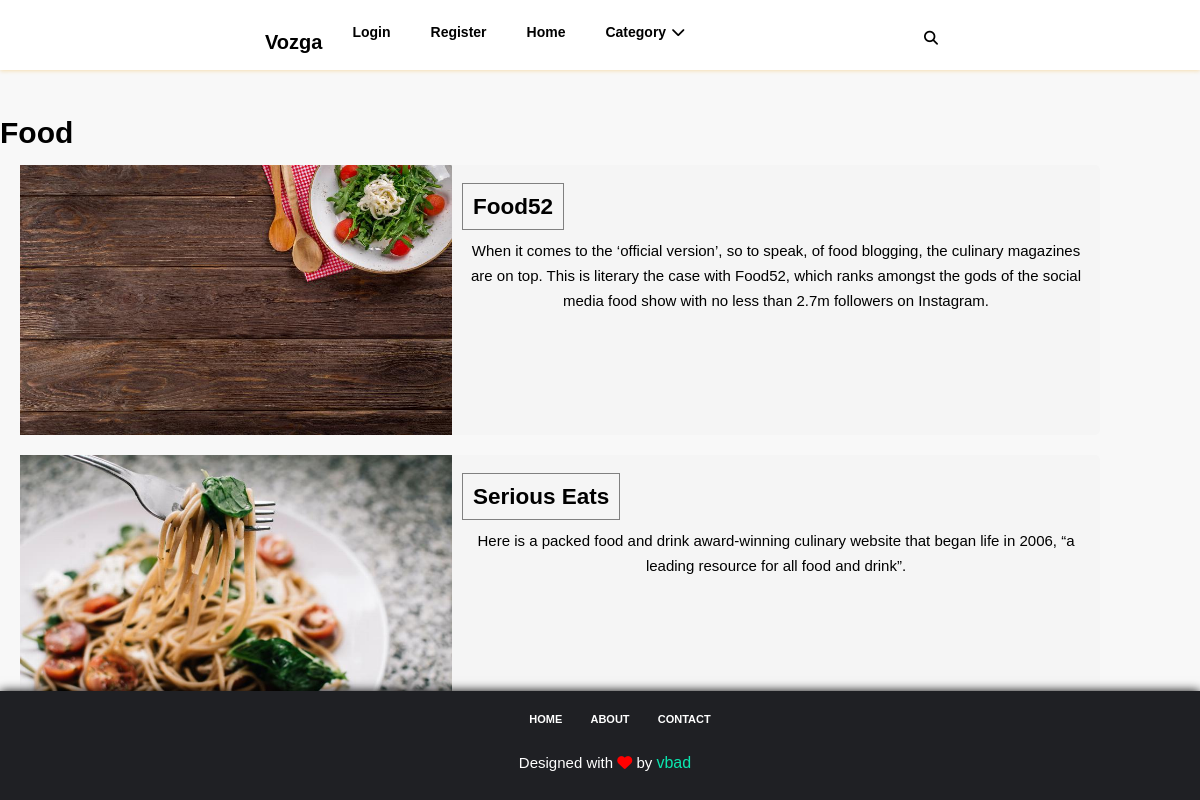
The page /category.php?category=Food on the database its author committed.
### tables this page shows
CREATE TABLE `posts` (
  `p_id` int(11) NOT NULL,
  `title` varchar(255) NOT NULL,
  `description` text NOT NULL,
  `category` varchar(255) NOT NULL,
  `image` varchar(255) NOT NULL,
  `user_id` int(20) NOT NULL,
  `likes` int(11) NOT NULL
);

### category.php (the view, shortened to what this page needs)
<?php
    require_once "includes/header.php";
    require_once "includes/database.php";
    if(isset($_GET['category']))
    {
        $category=$_GET['category'];
    }
?>
<div class='category-content clear'>
<div class='main_content'>
    <h1 class="posts"><?php echo $category;?></h1>
    <?php
        $sql="SELECT * FROM posts WHERE category='$category'";
        $result=mysqli_query($con,$sql);
        $i=0;
        if(mysqli_num_rows($result) > $i){
            while($data=mysqli_fetch_assoc($result)){
    ?>
    <div class="main-post">
        <img class="image" src="images/<?php echo $data['image'];?>", alt="post_image">
        <div class="post-preview">
            <h2><a href="single.php"><?php echo $data['title'];?></a></h2>
            <p class="preview-text"><?php echo $data['description'];?></p>
        </div>
    </div>
    <?php
        }
    }
    ?>
</div>
<?php
    require_once "includes/footer1.php";
?>

### includes/style.css (style rules this page uses)
* { -webkit-box-sizing: border-box; box-sizing: border-box; }
html, body { font-size: 15px; font-family: Arial, Helvetica, sans-serif; padding: 0px; margin: 0px; background-color: #f8f8f8; line-height: 25px; }
h1, h2, h3, h4, h5, h6 { font-family: 'Poppins', sans-serif; }
.clear::after { content: ""; display: block; clear: both; }
a { border: 1px solid grey; margin: 0px; padding: 10px; display: inline; text-decoration: none; color: #000; }
p { margin: 0; padding: 0; text-align: center; }
.category-content { width: 100%; margin: 30px auto 30px; }
.category-content .main_content { width: 100%; float: left; }
.category-content .main_content .main-post { width: 90%; height: 270px; margin: 20px; border-radius: 5px; background: whitesmoke; }
.category-content .main_content .main-post .image { width: 40%; height: 100%; float: left; }
.category-content .main_content .main-post .post-preview { padding: 10px; width: 60%; float: right; }

### rows shown on the page
posts: image (picture), title "Food52", description "When it comes to the ‘official version’, so to speak, of food blogging, the culinary magazines are on top. This is literary the case with Food52, which ranks amongst the gods of the social media food show with no less than 2.7m followers on Instagram."
posts: image (picture), title "Serious Eats", description "Here is a packed food and drink award-winning culinary website that began life in 2006, “a leading resource for all food and drink”."

### other values the page prints
$category "Food"
